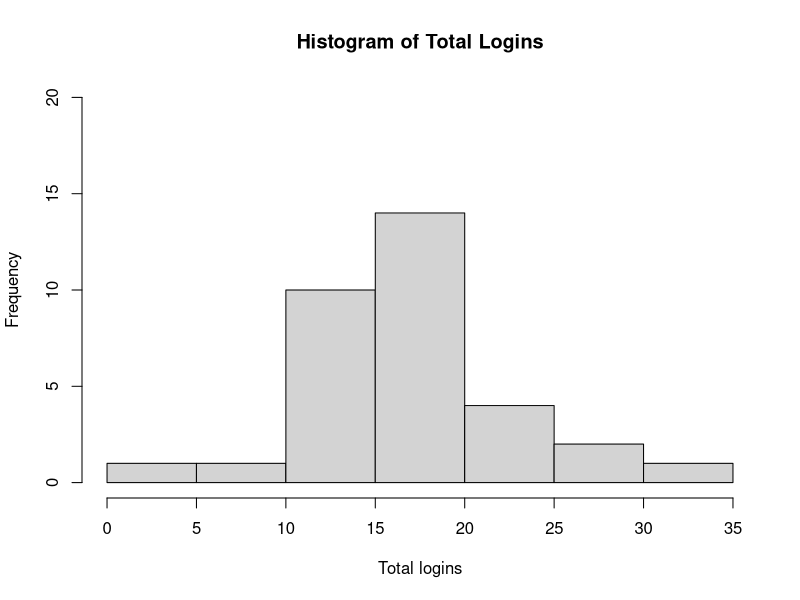
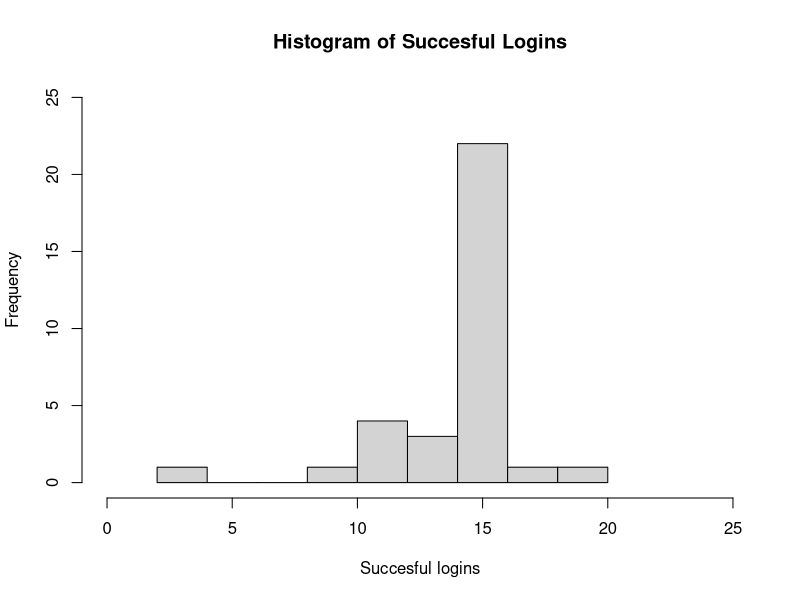
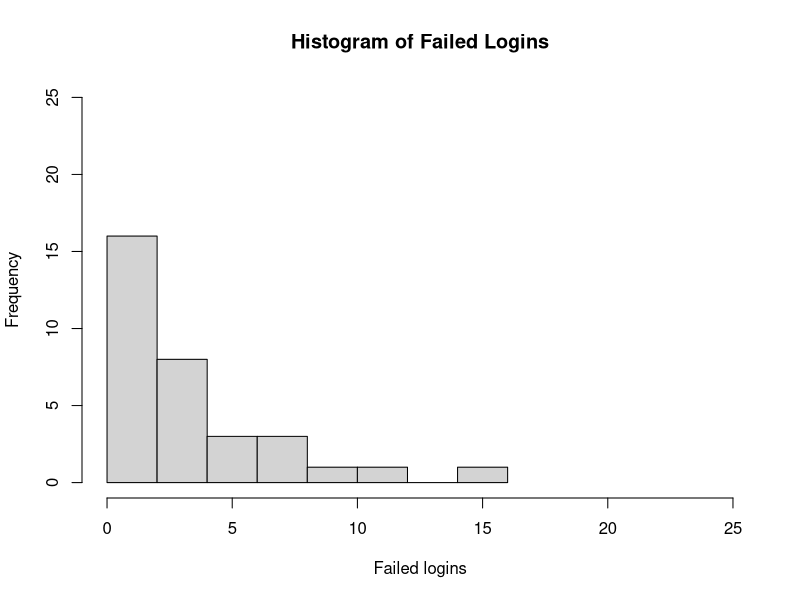
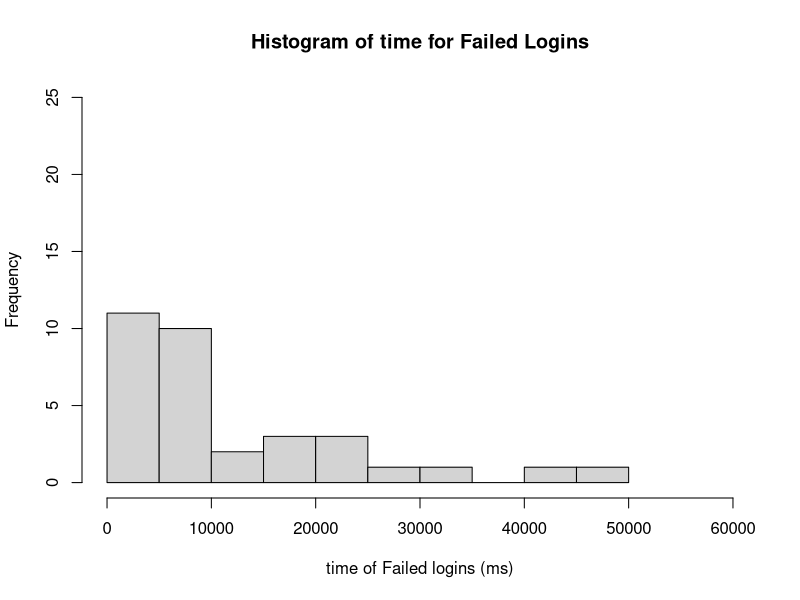
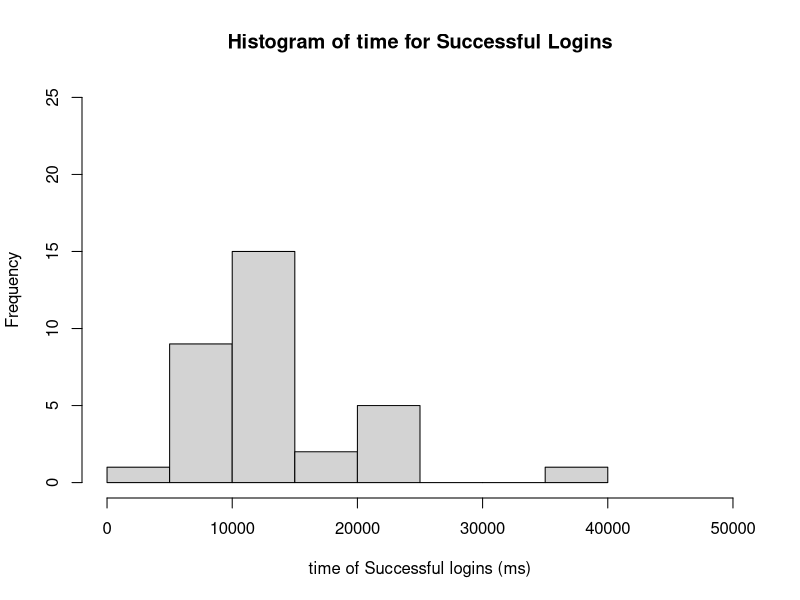
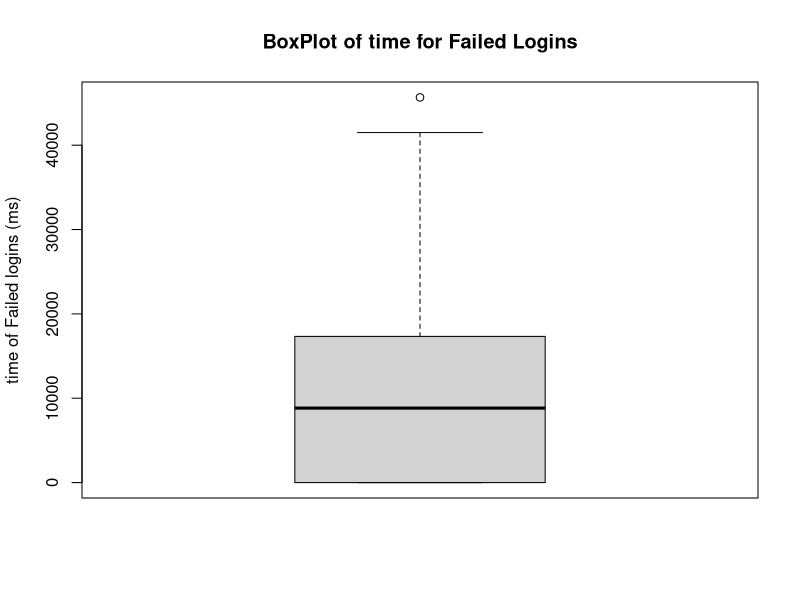
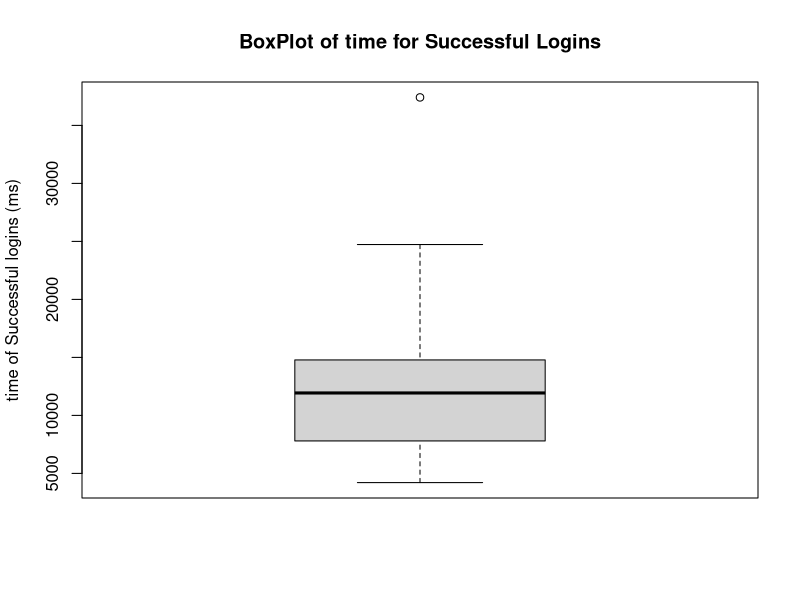

Write the R code that produced these figures, in order.
mydata <- read.csv("../data/loginData.csv")
attach(mydata)
print(mydata)

print("Mean for total login")
print(mean(Logins.Total))
print("Mean for successful login")
print(mean(Logins.success))
print("Mean for Failed login")
print(mean(Logins.Failure))

print("Median for total login")
print(median(Logins.Total))
print("Median for successful login")
print(median(Logins.success))
print("Median for Failed login")
print(median(Logins.Failure))

print(sd(Logins.Total))
print("sd for Total login")
print(sd(Logins.success))
print("sd for Successful login")
print(sd(Logins.Failure))
print("sd for Failed login")

print("Mean for successful login time")
print(mean(Logins.avgSuccess))
print("Mean for failed login time")
print(mean(Logins.avgFail))

print("Median for successful login time")
print(median(Logins.avgSuccess))
print("Median for failed login time")
print(median(Logins.avgFail))

print("sd for successful login time")
print(sd(Logins.avgSuccess))
print("sd for failed login time")
print(sd(Logins.avgFail))


hist(Logins.Total, ylim=c(0,20),breaks=7, main="Histogram of Total Logins", xlab = "Total logins")

hist(Logins.success, ylim=c(0,25), xlim=c(0,25), main="Histogram of Succesful Logins", xlab = "Succesful logins")

hist(Logins.Failure, ylim=c(0,25), xlim=c(0,25), main="Histogram of Failed Logins", xlab = "Failed logins")

hist(Logins.avgFail, ylim=c(0,25), xlim=c(0,60000), main="Histogram of time for Failed Logins", xlab = "time of Failed logins (ms)")

hist(Logins.avgSuccess, ylim=c(0,25), xlim=c(0,50000), main="Histogram of time for Successful Logins", xlab = "time of Successful logins (ms)")

boxplot(Logins.avgFail, main ="BoxPlot of time for Failed Logins", ylab = "time of Failed logins (ms)")

boxplot(Logins.avgSuccess,main ="BoxPlot of time for Successful Logins", ylab = "time of Successful logins (ms)")
